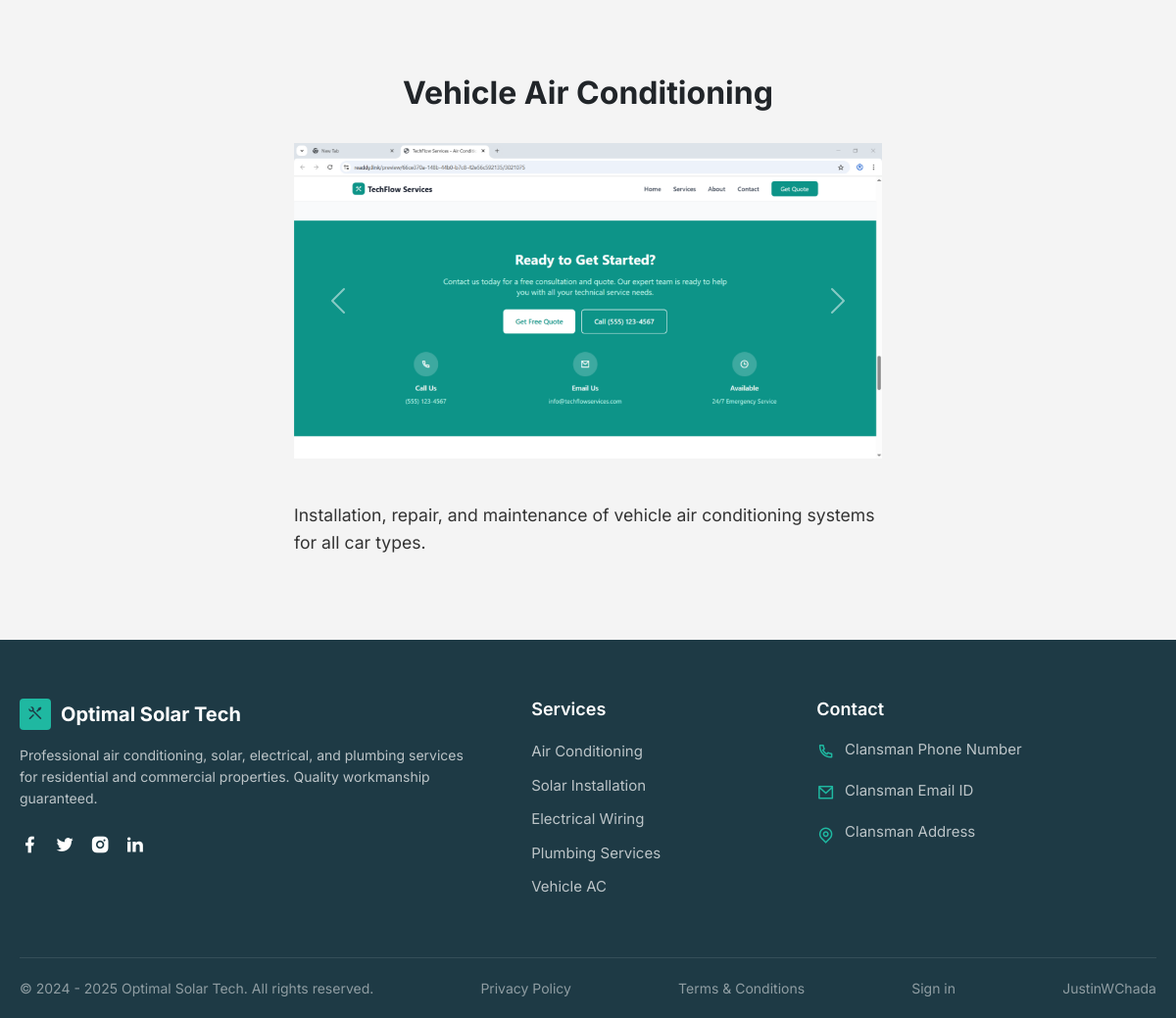
/pages/services_desc?Vehicle Air Conditioning&id=3, run on the app's committed database.
### tables this page shows
CREATE TABLE services (
    service_id INT AUTO_INCREMENT PRIMARY KEY,
    service_title VARCHAR(255) NOT NULL,
    service_description VARCHAR(255) NOT NULL,
    date_uploaded DATETIME DEFAULT CURRENT_TIMESTAMP,
    date_edited DATETIME DEFAULT CURRENT_TIMESTAMP ON UPDATE CURRENT_TIMESTAMP,
    status VARCHAR(50) NOT NULL DEFAULT 'active'
);

CREATE TABLE services_images (
    image_id INT AUTO_INCREMENT PRIMARY KEY,
    service_id INT NOT NULL,
    service_img_path VARCHAR(255) NOT NULL,
    FOREIGN KEY (service_id) REFERENCES services(service_id) ON DELETE CASCADE
);

### pages/services_desc.php (the view, shortened to what this page needs)
<?php
    require_once "../config/miscellanea_db.php";
?>
<!DOCTYPE html>
<html lang="en">
<head>
    <link href="https://cdn.jsdelivr.net/npm/remixicon@4.2.0/fonts/remixicon.css" rel="stylesheet">
    <link rel="stylesheet" href="https://cdn.jsdelivr.net/npm/bootstrap-icons@latest/font/bootstrap-icons.css">
    <link href="https://cdn.jsdelivr.net/npm/bootstrap@5.3.3/dist/css/bootstrap.min.css" rel="stylesheet"
>
    <link rel="stylesheet" href="../css/index.css">
    <link rel="stylesheet" href="../css/service_desc.css">
    <link rel="stylesheet" href="../css/nav.css">
    <link rel="stylesheet" href="../css/footer.css">
</head>
<body>
    <section class="service-container py-5">
        <div class="container">
            <?php
            $serviceId = isset($_GET['id']) ? intval($_GET['id']) : 1;
            $serviceQuery = "SELECT * FROM services WHERE service_id = ?";
            $stmt = $OstMiscellaneaConn->prepare($serviceQuery);
            $stmt->bind_param("i", $serviceId);
            $stmt->execute();
            $serviceResult = $stmt->get_result();
            $service = $serviceResult->fetch_assoc();
            $imagesQuery = "SELECT * FROM services_images WHERE service_id = ? ORDER BY service_id ASC";
            $stmt = $OstMiscellaneaConn->prepare($imagesQuery);
            $stmt->bind_param("i", $serviceId);
            $stmt->execute();
            $imagesResult = $stmt->get_result();
            ?>
            <h2 class="section-title text-center fw-bold m-2"><?php echo htmlspecialchars($service['service_title'] ?? 'Service Title'); ?></h2>
            <br>
            <div id="serviceCarousel" class="service-carousel carousel slide" data-bs-ride="carousel">
                <div class="carousel-inner">
                    <?php
                    $isActive = true;
                    while ($image = $imagesResult->fetch_assoc()) {
                        $activeClass = $isActive ? 'active' : '';
                        ?>
                        <div class="carousel-item <?php echo $activeClass; ?>">
                            <div class="row">
                                <div class="col-md-12">
                                    <img src="../files/uploads/services/<?php echo htmlspecialchars($image['service_img_path']); ?>" class="d-block w-100" alt="<?php echo htmlspecialchars($image['alt_text'] ?? 'Service image'); ?>">
                                </div>
                            </div>
                        </div>
                        <?php
                        $isActive = false;
                    }
                    ?>
                </div>
                <button class="carousel-control-prev" type="button" data-bs-target="#serviceCarousel" data-bs-slide="prev">
                    <span class="carousel-control-prev-icon" aria-hidden="true"></span>
                </button>
                <button class="carousel-control-next" type="button" data-bs-target="#serviceCarousel" data-bs-slide="next">
                    <span class="carousel-control-next-icon" aria-hidden="true"></span>
                </button>
            </div>
            <br>
            <div class="service-description">
                <p>
                    <?php echo htmlspecialchars($service['service_description'] ?? 'Service description not available'); ?>
                </p>
            </div>
        </div>
    </section>
    <footer>
      <?php include "../includes/footer.php"; ?>
    </footer>
</body>
</html>

### css/index.css (style rules this page uses)
:root { --primary-color: #1fb8a1; --text-color: #333333; --link-color: #666666; --white: #ffffff; --header-height: 80px; --teal-color: #1fb8a1; --dark-text: #333; --light-text: #ffffff; --gray-text: #cccccc; --card-bg: rgba(255, 255, 255, 0.8); --background-white: #fff; --star-gold: #ffc107; --medium-text: #555; --card-shadow: 0 4px 12px rgba(0, 0, 0, 0.05); --footer-dark-bg: #1e3a45; }
body { font-family: "Inter", sans-serif; background-color: #f4f4f4; }

### css/service_desc.css (style rules this page uses)
.service-carousel { max-width: 600px; margin: 0 auto; max-height: 400px; contain: content; }
img { max-height: 400px; width: 100%; object-fit: contain; }
.service-description { max-width: 600px; margin: 0 auto; margin-top: 20px; font-size: 1.1em; line-height: 1.6; color: #333; }

### css/nav.css (style rules this page uses)
.container { margin: 0 auto; padding: 20px; }

### data on the page
services: service_title "Vehicle Air Conditioning", service_description "Installation, repair, and maintenance of vehicle air conditioning systems for all car types."
services_images: service_img_path (picture)
